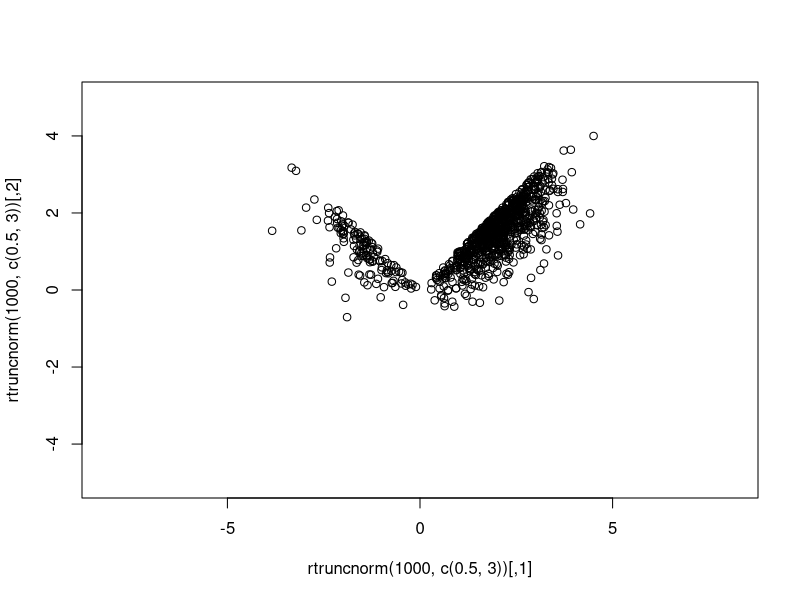
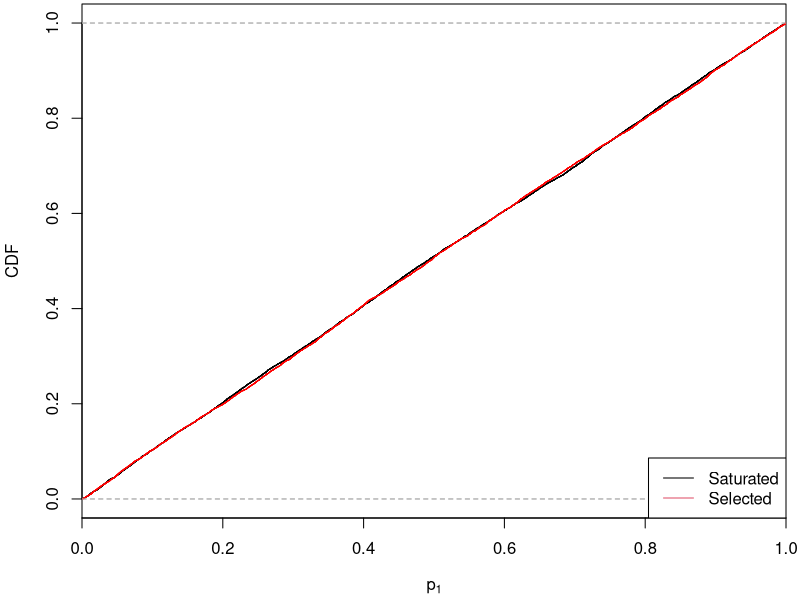

Source code (R) for these figures, in order: (Note: a time limit stopped this script after it produced the figures.)
selected.p <- function(y) {
  total.mass <- integrate(function(x) (1-2*pnorm(-x))*dnorm(x), 
                          0, abs(y[1])+10)$value
  tail.mass  <- integrate(function(x) (1-2*pnorm(-x))*dnorm(x), 
                          abs(y[1]), abs(y[1])+10)$value
  tail.mass / total.mass
}

saturated.p <- function(y) {
  pnorm(-abs(y[1]))/pnorm(-abs(y[2]))  
}

right.wedge.mass <- function(mu) {
  # probability that y1 > y2
  p1 <- pnorm((mu[1]-mu[2])/sqrt(2))    
  # probability that y1 > -y2
  p2 <- pnorm((mu[1]+mu[2])/sqrt(2))
  p1 * p2
}

rtruncnorm.right <- function(n, mu) {
  # probability that y1 > y2
  p1 <- pnorm((mu[1]-mu[2])/sqrt(2))
  # sample y1 - y2
  ydiff <- -qnorm(p1*runif(n))*sqrt(2) + mu[1] - mu[2]
  # probability that y1 > -y2
  p2 <- pnorm((mu[1]+mu[2])/sqrt(2))
  # sample y1 + y2
  ysum <- -qnorm(p2*runif(n))*sqrt(2) + mu[1] + mu[2]
  y <- cbind((ysum+ydiff) / 2, (ysum - ydiff) / 2)
}

rtruncnorm <- function(n, mu) {
  p.tot <- right.wedge.mass(mu) + right.wedge.mass(-mu) 
  p.right <- right.wedge.mass(mu) / p.tot
  is.right.lobe <- runif(n) < p.right 
  y <- matrix(NA,n,2)
  y[is.right.lobe,] <- rtruncnorm.right(sum(is.right.lobe),mu)
  y[!is.right.lobe,] <- -rtruncnorm.right(sum(!is.right.lobe),-mu)
  y
}

plot(rtruncnorm(1000,c(.5,3)),xlim=c(-5,5),ylim=c(-5,5),asp=1)


set.seed(1)
B <- 10000
mu <- c(0,0)
pvals <- matrix(NA,B,2)
y <- rtruncnorm(B,mu)
for(b in 1:B) {
  pvals[b,] <- c(selected.p(y[b,]), saturated.p(y[b,]))
}
mean(pvals[,1]<.05) # power of selected-model test
mean(pvals[,2]<.05) # power of saturated-model test


pdf("../talks/figs/bivariateSelVSat_rocCurve.pdf",width=4,height=3)
par(xaxs="i",mar=c(4.1,4.1,0.2,0.7))
plot(ecdf(pvals[,2]),xlim=c(0,1),main="",xlab=expression(p[1]),ylab="CDF")
plot(ecdf(pvals[,1]),col="red",add=T)
legend("bottomright",legend=c("Saturated","Selected"),col=1:2,lty=1)
dev.off()

# Now, try for a grid of mu values
mu1.vals <- seq(0,5,.1)
mu2.vals <- seq(0,5,1)
mu.vals <- expand.grid(mu1=mu1.vals,mu2=mu2.vals)

set.seed(1)
B <- 10000
pvals.sat <- matrix(NA,B,nrow(mu.vals))
pvals.sel <- matrix(NA,B,nrow(mu.vals))
for(i in 1:nrow(mu.vals)) {
  y <- rtruncnorm(B,as.numeric(mu.vals[i,]))
  for(b in 1:B) {
    pvals.sel[b,i] <- selected.p(y[b,])
    pvals.sat[b,i] <- saturated.p(y[b,])
  }  
}

pow.sat <- matrix(colMeans(pvals.sat < .05),
                  length(mu1.vals),length(mu2.vals))
pow.sel <- matrix(colMeans(pvals.sel < .05),
                  length(mu1.vals),length(mu2.vals))
image(pow.sat)
image(pow.sel)

## Smooth power function
library(splines)
resp.sat <- B*(cbind(pow.sat[,5],1-pow.sat[,5]))
resp.sat <- rbind(resp.sat[nrow(resp.sat):1,], resp.sat)
resp.sel <- B*(cbind(pow.sel[,5],1-pow.sel[,5]))
resp.sel <- rbind(resp.sel[nrow(resp.sel):1,], resp.sel)
pred <- c(-rev(mu1.vals),mu1.vals)

sm.pow.sat <- glm(resp.sat ~ ns(pred,30), family=binomial)
sm.pow.sel <- glm(resp.sel ~ ns(pred,30), family=binomial)

pdf("../talks/figs/bivariateSelVSat_powCurves.pdf",width=6,height=5)
par(xaxs="i",mar=c(4.1,4.1,3.1,0.7))
plot(pred,predict(sm.pow.sat,type="response"),type="l",ylim=c(0,1),
     xlab=expression(mu[1]),ylab="Power",
     main=expression(paste("Power, ", mu[2]==4)))
lines(pred,predict(sm.pow.sel,type="response"),type="l",col="red")
abline(h=.05,lty=2)
abline(h=0:1,lty=2,col="gray")
legend("bottomright",lty=1,col=1:2,legend=c("Saturated","Selected"),
       bg="white")
dev.off()
